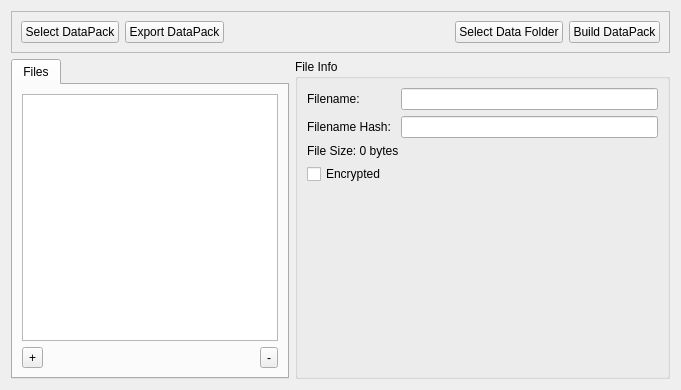
<?xml version="1.0" encoding="UTF-8"?>
<ui version="4.0">
 <class>RSDKUnpacker</class>
 <widget class="QWidget" name="RSDKUnpacker">
  <property name="geometry">
   <rect>
    <x>0</x>
    <y>0</y>
    <width>681</width>
    <height>390</height>
   </rect>
  </property>
  <property name="windowTitle">
   <string>Form</string>
  </property>
  <layout class="QFormLayout" name="formLayout">
   <item row="1" column="0">
    <widget class="QTabWidget" name="tabWidget">
     <property name="currentIndex">
      <number>0</number>
     </property>
     <widget class="QWidget" name="filesPage">
      <attribute name="title">
       <string>Files</string>
      </attribute>
      <layout class="QGridLayout" name="gridLayout_5">
       <item row="0" column="0">
        <widget class="QListWidget" name="fileList"/>
       </item>
       <item row="1" column="0">
        <layout class="QGridLayout" name="gridLayout_7">
         <item row="0" column="2">
          <widget class="QToolButton" name="rmFile">
           <property name="toolTip">
            <string>Remove a file</string>
           </property>
           <property name="text">
            <string>-</string>
           </property>
           <property name="icon">
            <iconset>
             <normaloff>:/icons/ic_cancel_48px.svg</normaloff>:/icons/ic_cancel_48px.svg</iconset>
           </property>
          </widget>
         </item>
         <item row="0" column="0">
          <widget class="QToolButton" name="addFile">
           <property name="toolTip">
            <string>Add a file</string>
           </property>
           <property name="text">
            <string>+</string>
           </property>
           <property name="icon">
            <iconset>
             <normaloff>:/icons/ic_add_circle_48px.svg</normaloff>:/icons/ic_add_circle_48px.svg</iconset>
           </property>
          </widget>
         </item>
         <item row="0" column="1">
          <spacer name="horizontalSpacer">
           <property name="orientation">
            <enum>Qt::Horizontal</enum>
           </property>
           <property name="sizeHint" stdset="0">
            <size>
             <width>40</width>
             <height>20</height>
            </size>
           </property>
          </spacer>
         </item>
        </layout>
       </item>
      </layout>
     </widget>
    </widget>
   </item>
   <item row="1" column="1">
    <widget class="QGroupBox" name="groupBox">
     <property name="title">
      <string>File Info</string>
     </property>
     <layout class="QGridLayout" name="gridLayout_2">
      <item row="1" column="1">
       <widget class="QLineEdit" name="filenameHash">
        <property name="enabled">
         <bool>true</bool>
        </property>
        <property name="toolTip">
         <string>The file's filepath hash</string>
        </property>
        <property name="readOnly">
         <bool>true</bool>
        </property>
       </widget>
      </item>
      <item row="2" column="0" colspan="2">
       <widget class="QLabel" name="filesize">
        <property name="toolTip">
         <string>The size of the file in bytes</string>
        </property>
        <property name="text">
         <string>File Size: 0 bytes</string>
        </property>
       </widget>
      </item>
      <item row="0" column="1">
       <widget class="QLineEdit" name="filename">
        <property name="enabled">
         <bool>true</bool>
        </property>
        <property name="toolTip">
         <string>The file's filename</string>
        </property>
        <property name="readOnly">
         <bool>true</bool>
        </property>
       </widget>
      </item>
      <item row="1" column="0">
       <widget class="QLabel" name="fnhLabel">
        <property name="text">
         <string>Filename Hash: </string>
        </property>
       </widget>
      </item>
      <item row="0" column="0">
       <widget class="QLabel" name="fnLabel">
        <property name="text">
         <string>Filename:</string>
        </property>
       </widget>
      </item>
      <item row="3" column="0">
       <widget class="QCheckBox" name="encrypted">
        <property name="toolTip">
         <string>Determines if the file is encrypted or not</string>
        </property>
        <property name="text">
         <string>Encrypted</string>
        </property>
       </widget>
      </item>
      <item row="4" column="0">
       <spacer name="verticalSpacer">
        <property name="orientation">
         <enum>Qt::Vertical</enum>
        </property>
        <property name="sizeHint" stdset="0">
         <size>
          <width>20</width>
          <height>40</height>
         </size>
        </property>
       </spacer>
      </item>
     </layout>
    </widget>
   </item>
   <item row="0" column="0" colspan="2">
    <widget class="QFrame" name="frame">
     <property name="frameShape">
      <enum>QFrame::StyledPanel</enum>
     </property>
     <property name="frameShadow">
      <enum>QFrame::Raised</enum>
     </property>
     <layout class="QGridLayout" name="gridLayout_3">
      <item row="0" column="2">
       <spacer name="horizontalSpacer_3">
        <property name="orientation">
         <enum>Qt::Horizontal</enum>
        </property>
        <property name="sizeHint" stdset="0">
         <size>
          <width>40</width>
          <height>20</height>
         </size>
        </property>
       </spacer>
      </item>
      <item row="0" column="1">
       <widget class="QPushButton" name="exportDatafile">
        <property name="toolTip">
         <string>Export the loaded datapack to a folder</string>
        </property>
        <property name="text">
         <string>Export DataPack</string>
        </property>
       </widget>
      </item>
      <item row="0" column="4">
       <widget class="QPushButton" name="buildDatafile">
        <property name="toolTip">
         <string>Build &amp; save the loaded files as a datapack</string>
        </property>
        <property name="text">
         <string>Build DataPack</string>
        </property>
       </widget>
      </item>
      <item row="0" column="0">
       <widget class="QPushButton" name="selectDatafile">
        <property name="toolTip">
         <string>Select a datapack to load</string>
        </property>
        <property name="text">
         <string>Select DataPack</string>
        </property>
       </widget>
      </item>
      <item row="0" column="3">
       <widget class="QPushButton" name="selectDataFolder">
        <property name="toolTip">
         <string>Select a data folder to load files from</string>
        </property>
        <property name="text">
         <string>Select Data Folder</string>
        </property>
       </widget>
      </item>
     </layout>
    </widget>
   </item>
  </layout>
 </widget>
 <tabstops>
  <tabstop>selectDatafile</tabstop>
  <tabstop>exportDatafile</tabstop>
  <tabstop>selectDataFolder</tabstop>
  <tabstop>buildDatafile</tabstop>
  <tabstop>tabWidget</tabstop>
  <tabstop>fileList</tabstop>
  <tabstop>addFile</tabstop>
  <tabstop>rmFile</tabstop>
  <tabstop>filename</tabstop>
  <tabstop>filenameHash</tabstop>
  <tabstop>encrypted</tabstop>
 </tabstops>
 <resources/>
 <connections/>
</ui>
